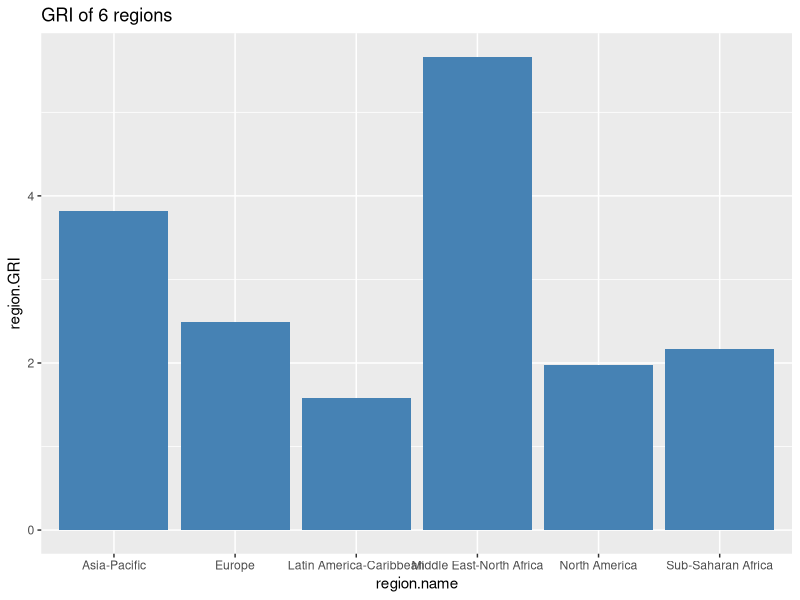
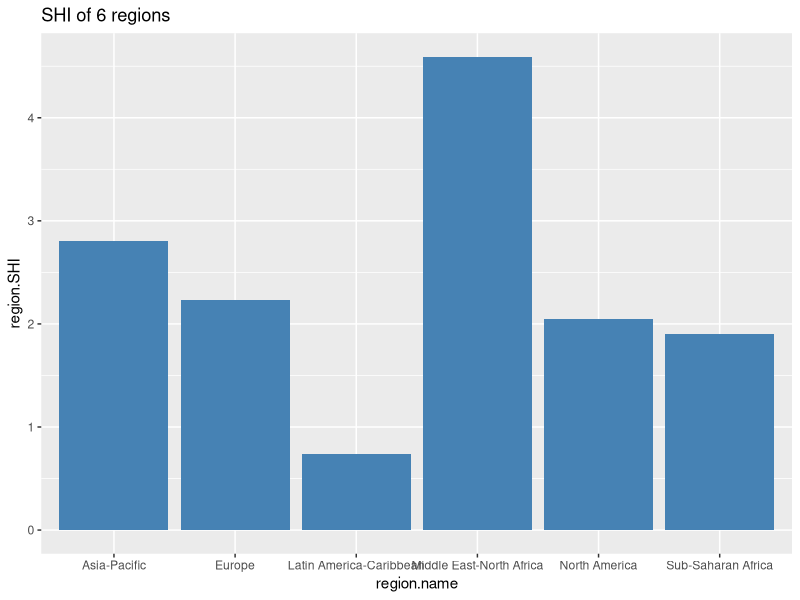
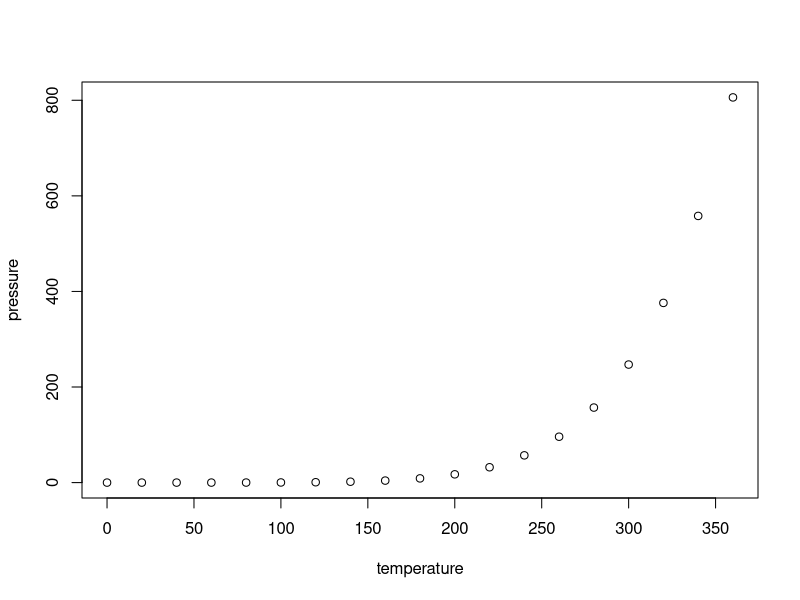

Generate these figures, in order, with R:
## ---- chunk 1
knitr::opts_chunk$set(echo = TRUE)
## ---- chunk 2
library(foreign)
data <- read.dta("PublicDataSet_ReligiousRestrictions_2007to2014.dta")
View(data)
str(data)
## ---- chunk 3
library(ggplot2)
library(reshape2)
## ---- chunk 4
data_2014 <- data[data$Question_Year == 2014,]

hdi_lab <- read.csv("./data/2015_Statistical_Annex_Table_1.csv")
hdi <- read.csv("./data/2015_Statistical_Annex_Table_1.csv", header = FALSE, skip = 3)
names(hdi) <- c("HDI_Rank", "Country", "HDI", "Life_Exp", "Exp_School", "Mean_School", "GNI_pc", "GNI_min_HDI_rank", "x")
hdi <- hdi[1:188,1:8]

Res_2014 <- merge(data_2014, hdi, by.x = "Ctry_EditorialName", by.y = "Country", all = TRUE)
## ---- chunk 5
region.name <- c(unique(data[,"Region6"])) # find out how many regions in total
# Calculate the average GRI of 6 regions
region.GRI <- c()
for(i in unique(data[,"Region6"])){
  region.GRI <- c(region.GRI, mean(data[data[,"Region6"] == i,"GRI"]))
}
# Calculate the average SHI of 6 regions
region.SHI <- c()
for(i in unique(data[,"Region6"])){
  region.SHI <- c(region.SHI, mean(data[data[,"Region6"] == i,"SHI"]))
}
# Construct the region dataframe
region <- data.frame(region.name = region.name, region.GRI = region.GRI, region.SHI = region.SHI)
region
## Plot the GRI barchart
ggplot(region) + geom_bar(mapping = aes(x = region.name, y = region.GRI), stat = "identity", position = "dodge", fill = "steelblue") + labs(title = "GRI of 6 regions")

## Plot the SHI barchart
ggplot(region) + geom_bar(mapping = aes(x = region.name, y = region.SHI), stat = "identity", position = "dodge", fill = "steelblue") + labs(title = "SHI of 6 regions")

## ---- chunk 6
GRI.2007 <- c(); SHI.2007 <- c()
GRI.2008 <- c(); SHI.2008 <- c()
GRI.2009 <- c(); SHI.2009 <- c()
GRI.2010 <- c(); SHI.2010 <- c()
GRI.2011 <- c(); SHI.2011 <- c()
GRI.2012 <- c(); SHI.2012 <- c()
GRI.2013 <- c(); SHI.2013 <- c()
GRI.2014 <- c(); SHI.2014 <- c()

for(i in unique(data[,"Region6"])){
  GRI.2007 <- c(GRI.2007, mean(data[(data[,"Region6"] == i) & (data[,"Question_Year"] == 2007), "GRI"]))
  GRI.2008 <- c(GRI.2008, mean(data[(data[,"Region6"] == i) & (data[,"Question_Year"] == 2008), "GRI"]))
  GRI.2009 <- c(GRI.2009, mean(data[(data[,"Region6"] == i) & (data[,"Question_Year"] == 2009), "GRI"]))
  GRI.2010 <- c(GRI.2010, mean(data[(data[,"Region6"] == i) & (data[,"Question_Year"] == 2010), "GRI"]))
  GRI.2011 <- c(GRI.2011, mean(data[(data[,"Region6"] == i) & (data[,"Question_Year"] == 2011), "GRI"]))
  GRI.2012 <- c(GRI.2012, mean(data[(data[,"Region6"] == i) & (data[,"Question_Year"] == 2012), "GRI"]))
  GRI.2013 <- c(GRI.2013, mean(data[(data[,"Region6"] == i) & (data[,"Question_Year"] == 2013), "GRI"]))
  GRI.2014 <- c(GRI.2014, mean(data[(data[,"Region6"] == i) & (data[,"Question_Year"] == 2014), "GRI"]))
  
  SHI.2007 <- c(SHI.2007, mean(data[(data[,"Region6"] == i) & (data[,"Question_Year"] == 2007), "SHI"]))
  SHI.2008 <- c(SHI.2008, mean(data[(data[,"Region6"] == i) & (data[,"Question_Year"] == 2008), "SHI"]))
  SHI.2009 <- c(SHI.2009, mean(data[(data[,"Region6"] == i) & (data[,"Question_Year"] == 2009), "SHI"]))
  SHI.2010 <- c(SHI.2010, mean(data[(data[,"Region6"] == i) & (data[,"Question_Year"] == 2010), "SHI"]))
  SHI.2011 <- c(SHI.2011, mean(data[(data[,"Region6"] == i) & (data[,"Question_Year"] == 2011), "SHI"]))
  SHI.2012 <- c(SHI.2012, mean(data[(data[,"Region6"] == i) & (data[,"Question_Year"] == 2012), "SHI"]))
  SHI.2013 <- c(SHI.2013, mean(data[(data[,"Region6"] == i) & (data[,"Question_Year"] == 2013), "SHI"]))
  SHI.2014 <- c(SHI.2014, mean(data[(data[,"Region6"] == i) & (data[,"Question_Year"] == 2014), "SHI"]))
}

region['GRI.2007'] <- GRI.2007
region['GRI.2008'] <- GRI.2008
region['GRI.2009'] <- GRI.2009
region['GRI.2010'] <- GRI.2010
region['GRI.2011'] <- GRI.2011
region['GRI.2012'] <- GRI.2012
region['GRI.2013'] <- GRI.2013
region['GRI.2014'] <- GRI.2014

region['SHI.2007'] <- SHI.2007
region['SHI.2008'] <- SHI.2008
region['SHI.2009'] <- SHI.2009
region['SHI.2010'] <- SHI.2010
region['SHI.2011'] <- SHI.2011
region['SHI.2012'] <- SHI.2012
region['SHI.2013'] <- SHI.2013
region['SHI.2014'] <- SHI.2014
region
## ---- chunk 7
region.melt <- melt(region, id.vars = c("region.name"))
## ---- chunk 8
plot(pressure)
